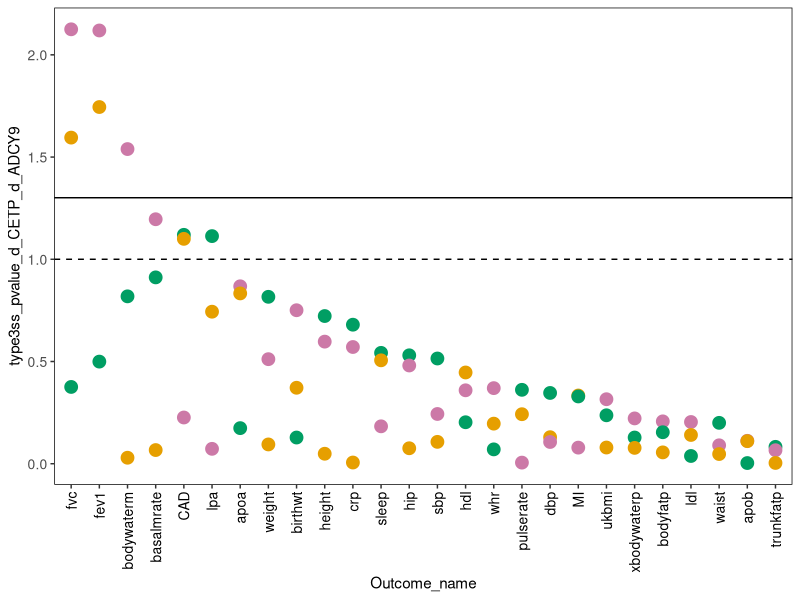

Source code (R):
library(ggplot2)


print('Figure 6a')

pdf('UKphewas.Interaction.pdf', height=4,width=12)

data=read.table('PheWas.Interaction.txt',header=TRUE)

# Order by p-value
data=data[order(-data$type3ss_pvalue_d_CETP_d_ADCY9),]
data$Outcome_name=factor(data$Outcome_name, levels=unique(data$Outcome_name))

ggplot(data, aes(x=Outcome_name, y=type3ss_pvalue_d_CETP_d_ADCY9, color=sex2))+geom_point(size=4)+theme(axis.text.x=element_text(angle=90, vjust=0.5,hjust=1, color='black'), legend.position='none', panel.background=element_rect(fill=NA), panel.border=element_rect(colour='black', fill=NA), axis.text=element_text(size=10))+geom_hline(yintercept=c(-log10(0.10),-log10(0.05)),col=c('black','black'), linetype=c(2,1))+scale_color_manual(values=c('#E69F00','#009E63','#CC79A7'))



